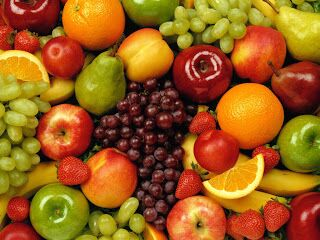
//> input picture issue_24/imagem.jpg, 320 x 240 px
$ ./main   (built with g++ and OpenCV 4)
//> lines starting //> are read from the running program, lines starting //| are printed output that depends on the picture; after the words box and inside, x2 and y2 are one past the last pixel; in counts of white or black regions, pixels touching at a corner belong together
#include <opencv/cv.h>
#include <opencv/highgui.h>
#include <opencv/cvaux.h>
#include <opencv/cxcore.h>
#include <opencv/ml.h>
#include <stdlib.h>
#include <stdio.h>
using namespace cv;
using namespace std;

void on_mouse( int e, int x, int y, int d, void *ptr ){
    Point*p = (Point*)ptr;
    p->x = x;
    p->y = y;
}


int main(){
    int x,y;
    int val_b,val_r,val_g;

    Point p;

    Mat_<Vec3b> image = imread("/Users/wellcome/Desktop/PDI_LISTA/imagem.jpg",1);
//> image is the input picture: 240 rows x 320 cols, CV_8UC3; mean B, G, R 26.8, 93.5, 153.9
    Mat grow(image.rows,image.cols,CV_8UC1);

    for(y=0;y<grow.rows;y++){
        for(x=0;x<grow.cols;x++)
            grow.at<uchar>(y,x)=0;
    }
//> grow: 240 rows x 320 cols, CV_8UC1; every value is 0

    imshow("Aplicar_Semente",image);
    setMouseCallback("Aplicar_Semente",on_mouse, &p );
    waitKey(0);
    x= p.x ;
    y= p.y ;
    grow.at<uchar>(y,x)=255;
    val_b=image(y,x)[0];
//> val_b = 22
    val_g=image(y,x)[1];
//> val_g = 58
    val_r=image(y,x)[2];
//> val_r = 112
    int Parar=0;
    int Continuar=1;
    while(Continuar!=Parar){
        Continuar=Parar;
        Parar=0;
        for(y=0;y<grow.rows;y++){
            for(x=0;x<grow.cols;x++){
                if(grow.at<uchar>(y,x)==255){
                    val_b=image(y,x)[0];
                    val_g=image(y,x)[1];
                    val_r=image(y,x)[2];

                    if(val_b < 60 && val_g > 50 && val_r > 150 && grow.at<uchar>(y-1,x-1) != 255){
                        grow.at<uchar>(y-1,x-1)=255;
                        Parar++;
                    }
                    if(val_b < 60 && val_g > 50 && val_r > 150 && grow.at<uchar>(y-1,x)!= 255){
                        grow.at<uchar>(y-1,x)=255;
                        Parar++;
                    }
                    if(val_b < 60 && val_g > 50 && val_r > 150 && grow.at<uchar>(y-1,x+1) != 255){
                        grow.at<uchar>(y-1,x+1)=255;
                        Parar++;
                    }
                    if(val_b < 60 && val_g > 50 && val_r > 150 && grow.at<uchar>(y,x-1)!= 255){
                        grow.at<uchar>(y,x-1)=255;
                        Parar++;
                    }
                    if(val_b < 60 && val_g > 50 && val_r > 150 && grow.at<uchar>(y,x+1)!= 255){
                        grow.at<uchar>(y,x+1)=255;
                        Parar++;
                    }
                    if(val_b < 60 && val_g > 50 && val_r > 150 && grow.at<uchar>(y+1,x-1)!= 255){
                        grow.at<uchar>(y+1,x-1)=255;
                        Parar++;
                    }
                    if(val_b < 60 && val_g > 50 && val_r > 150 && grow.at<uchar>(y+1,x)!= 255){
                        grow.at<uchar>(y+1,x)=255;
                        Parar++;
                    }
                    if(val_b < 60 && val_g > 50 && val_r > 150 && grow.at<uchar>(y+1,x+1)!= 255){
                        grow.at<uchar>(y+1,x+1)=255;
                        Parar++;
                    }
                }
            }
        }
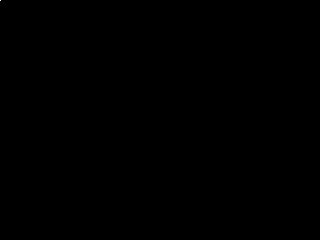
//> grow: 240 rows x 320 cols, CV_8UC1; 0% white in thin lines or dots, all inside (x1, y1, x2, y2) = (0, 0, 1, 1)
//> after the loop, val_b = 22; val_g = 58; val_r = 112; Parar = 0
        imshow("Grow_region",grow);
        waitKey(30);
    }

    imwrite("/Users/wellcome/Desktop/PDI_LISTA/Grow_region.jpg",grow);
    waitKey(0);
}
